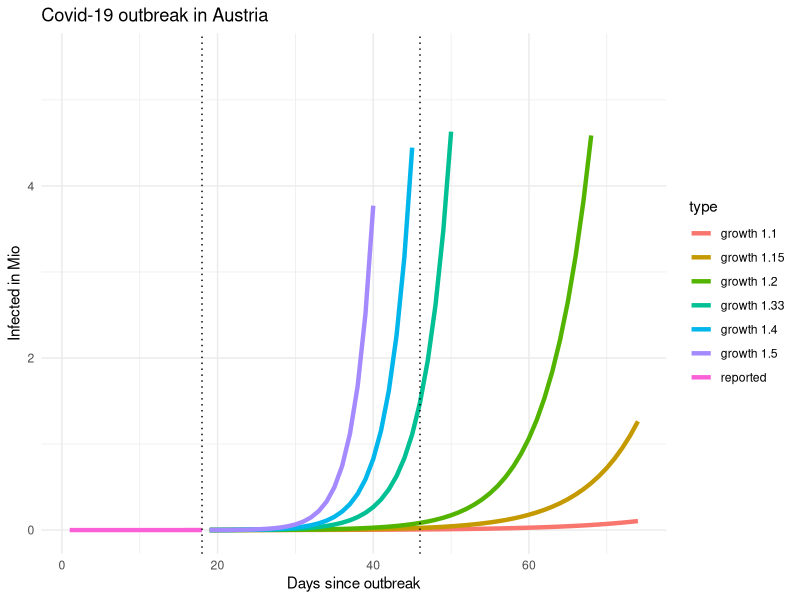

Generate this figure with R:
# packages
library(tidyverse)

# reported infections (per week)
infected <- c(2,2,3,5,7,10,
              14,18,29,41,55,79,102,
              131,182,246,361,504)

# prepare dataset
data <- tibble(infected = infected)

data <- data %>% 
  mutate(type = "reported",
         day = row_number()) %>% 
  arrange(day) %>% 
  mutate(new_abs = infected - lag(infected),
         new_pct = new_abs / lag(infected) * 100)

# predict
predict_corona <- function(data, infection_rate, days)  {

  future <- seq(from = max(data$day) + 1, to = max(data$day)+days-1)
  infected_all <- NULL
  infected_act <- max(data$infected)
  infected_predict <- NULL
  for (i in seq_along(future))  {
    infected_act <- infected_act * infection_rate
    infected_all <- c(infected_all, infected_act)
  }
  
  data2 <- tibble(type = paste("growth", infection_rate),
                  day = future, 
                  infected = infected_all)
  data2
  
} # predict_corona

# predict for different growth
predict_days <- 57

data_50 <- data %>% 
  predict_corona(infection_rate = 1.50, days = predict_days)

data_40 <- data %>% 
  predict_corona(infection_rate = 1.40, days = predict_days)

data_33 <- data %>% 
  predict_corona(infection_rate = 1.33, days = predict_days)

data_20 <- data %>% 
  predict_corona(infection_rate = 1.20, days = predict_days)

data_15 <- data %>% 
  predict_corona(infection_rate = 1.15, days = predict_days)

data_10 <- data %>% 
  predict_corona(infection_rate = 1.10, days = predict_days)

# combine dataset
data_plot <- data %>% 
  bind_rows(data_50, data_40, data_33, data_20, data_15, data_10)

# visualise
data_plot %>% 
  mutate(infected_M = infected / 1000000) %>% 
  ggplot(aes(day, infected_M, color = type)) + 
  geom_line(size = 1.5) +
  geom_vline(xintercept = c(length(infected), 
                            length(infected) + 28), 
             linetype = "dotted") +
  ylim(0,5.5) +
  xlab("Days since outbreak") +
  ylab("Infected in Mio") + 
  ggtitle("Covid-19 outbreak in Austria") +
  theme_minimal()
